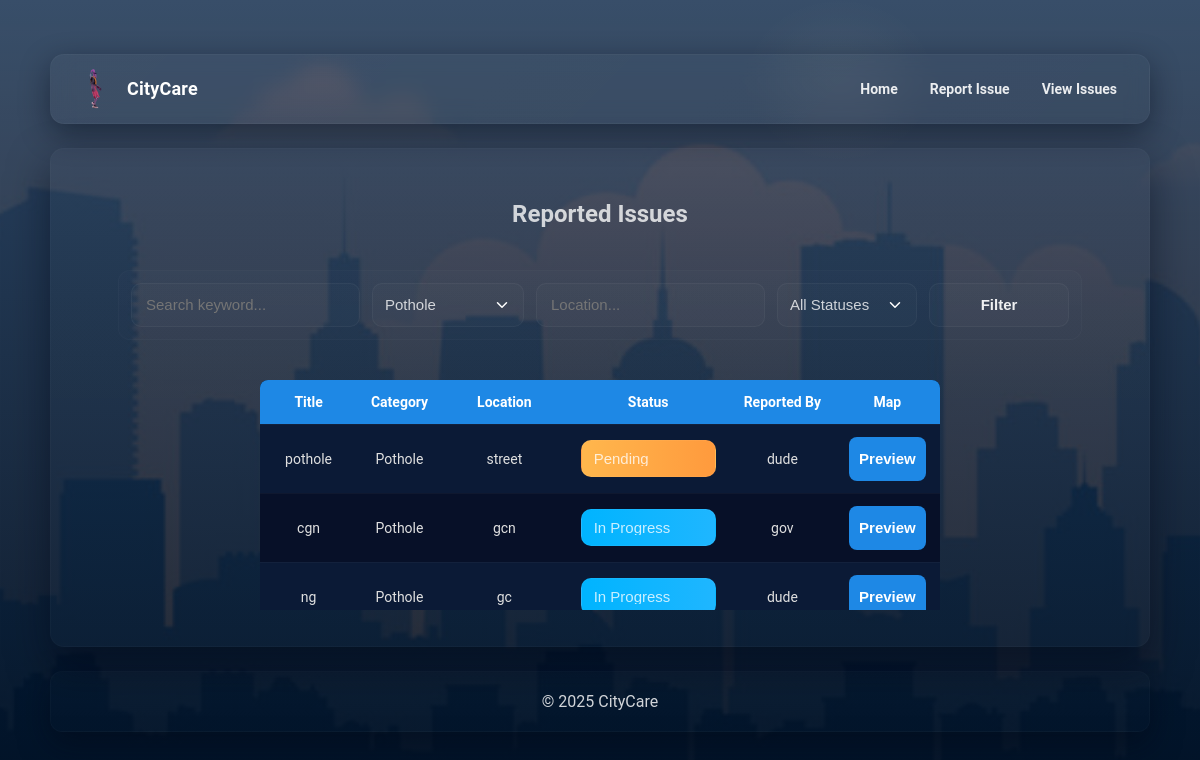
Page /champ/issues.php?category=Pothole (signed in) on the committed database.
### tables this page shows
CREATE TABLE `issues` (
  `id` int(11) NOT NULL,
  `title` varchar(255) NOT NULL,
  `description` text NOT NULL,
  `category` varchar(50) NOT NULL,
  `location` varchar(255) NOT NULL,
  `photo` varchar(255) DEFAULT NULL,
  `status` enum('Pending','In Progress','Resolved') NOT NULL DEFAULT 'Pending',
  `user_id` int(11) NOT NULL,
  `created_at` timestamp NOT NULL DEFAULT current_timestamp(),
  `reported_by` varchar(50) DEFAULT NULL,
  `latitude` decimal(10,7) DEFAULT NULL,
  `longitude` decimal(10,7) DEFAULT NULL,
  `lat` decimal(10,7) DEFAULT NULL,
  `lng` decimal(10,7) DEFAULT NULL
);

CREATE TABLE `users` (
  `id` int(11) NOT NULL,
  `username` varchar(50) NOT NULL,
  `email` varchar(100) NOT NULL,
  `password` varchar(255) NOT NULL,
  `role` enum('citizen','worker') NOT NULL DEFAULT 'citizen',
  `created_at` timestamp NOT NULL DEFAULT current_timestamp()
);

### champ/issues.php (the view, shortened to what this page needs)
<?php
include 'db_connect.php';
$search   = $_GET['search'] ?? '';
$category = $_GET['category'] ?? '';
$location = $_GET['location'] ?? '';
$query = "SELECT issues.*, users.username as reported_by_name FROM issues
          LEFT JOIN users ON issues.user_id = users.id
          WHERE 1=1";
if($category) $query .= " AND category='$category'";
$result = $conn->query($query);
?>
<!DOCTYPE html>
<html>
<head>
    <link rel="stylesheet" href="style.css">
</head>
<body>
<header>
    <h1>
        <img src="photos/Hipster_Walking/Hipster_Walking_1.png" alt="Mascot" id="mascot" style="height:40px;">
        CityCare
    </h1>
    <nav>
        <a href="index.php">Home</a>
        <a href="report.php">Report Issue</a>
        <a href="issues.php">View Issues</a>
    </nav>
</header>
<div class="container">
    <h2>Reported Issues</h2>
    <form method="GET" action="issues.php" class="filter-form">
        <input type="text" name="search" placeholder="Search keyword..." value="<?php echo htmlspecialchars($search); ?>">
        <select name="category">
            <option value="Pothole" <?php if($category=='Pothole') echo 'selected'; ?>>Pothole</option>
        </select>
        <input type="text" name="location" placeholder="Location..." value="<?php echo htmlspecialchars($location); ?>">
        <select name="status">
            <option value="">All Statuses</option>
        </select>
        <button type="submit" class="btn">Filter</button>
    </form>
    <div class="table-wrapper">
        <table>
            <tr>
                <th>Title</th>
                <th>Category</th>
                <th>Location</th>
                <th>Status</th>
                <th>Reported By</th>
                <th>Map</th>
            </tr>
            <?php while($row = $result->fetch_assoc()):
                $statusVal = $row['status'] ?? 'Unknown';
                $class = ($statusVal == 'Pending') ? 'status-pending' : (($statusVal == 'In Progress') ? 'status-inprogress' : (($statusVal=='Resolved')?'status-resolved':''));
                $lat = isset($row['lat']) && $row['lat'] !== '' ? $row['lat'] : '';
                $lng = isset($row['lng']) && $row['lng'] !== '' ? $row['lng'] : '';
                $locText = !empty($row['location']) ? $row['location'] : '';
            ?>
            <tr>
                <td><?php echo htmlspecialchars($row['title']); ?></td>
                <td><?php echo htmlspecialchars($row['category']); ?></td>
                <td><?php echo htmlspecialchars($locText); ?></td>
                <td>
                <?php if(isset($_SESSION['role']) && $_SESSION['role'] === 'worker'): ?>
                    <form method="POST" action="update_status.php">
                        <select name="status" class="<?php echo $class; ?>" onchange="this.form.submit()">
                            <option value="Pending" <?php if($statusVal=='Pending') echo 'selected'; ?>>Pending</option>
                            <option value="In Progress" <?php if($statusVal=='In Progress') echo 'selected'; ?>>In Progress</option>
                        </select>
                    </form>
                <?php else: ?>
                    <span class="<?php echo $class; ?>"><?php echo htmlspecialchars($statusVal); ?></span>
                <?php endif; ?>
                </td>
                <td><?php echo !empty($row['reported_by_name']) ? htmlspecialchars($row['reported_by_name']) : 'Unknown'; ?></td>
                <td>
                    <div class="map-actions">
                        <button type="button" class="btn previewBtn"
                            data-lat="<?php echo htmlspecialchars($lat); ?>"
                            data-lng="<?php echo htmlspecialchars($lng); ?>"
                            data-query="<?php echo htmlspecialchars($locText); ?>">
                            Preview
                        </button>
                    </div>
                </td>
            </tr>
            <?php endwhile; ?>
        </table>
    </div>
</div>
<footer>
    &copy; 2025 CityCare
</footer>
</body>
</html>

### champ/issues.php (style rules this page uses)
.table-wrapper { max-height: 500px; overflow-y: auto; margin-top: 16px; }
table { width: 100%; border-collapse: collapse; }
th, td { padding: 8px 12px; text-align: left; }
th { position: sticky; top: 0; background: #1e88e5; color: #fff; z-index: 2; }
tr:nth-child(even) { background: #f2f2f2; }
.status-pending { background-color: #ffe0b2; }
.status-inprogress { background-color: #fff59d; }
.btn { padding:6px 10px; border-radius:8px; cursor:pointer; background:#1e88e5; color:#fff; border:0; }

### rows in the picture
issues: title "pothole", category "Pothole", location "street", status "Pending", user.username "dude"
issues: title "cgn", category "Pothole", location "gcn", status "In Progress", user.username "gov"
issues: title "ng", category "Pothole", location "gc", status "In Progress", user.username "dude"
